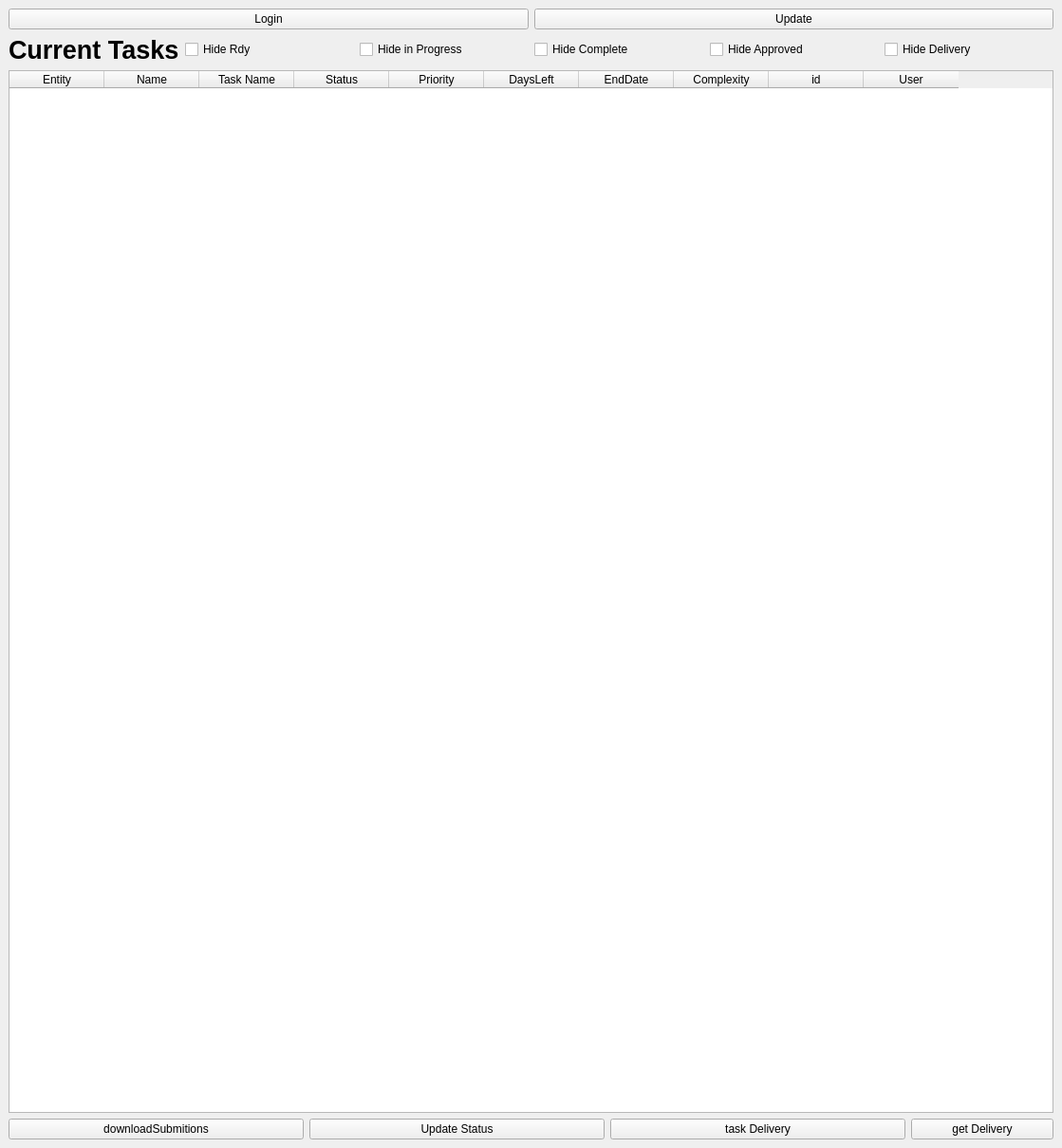
<?xml version="1.0" encoding="UTF-8"?>
<ui version="4.0">
 <class>MainWindow</class>
 <widget class="QMainWindow" name="MainWindow">
  <property name="geometry">
   <rect>
    <x>0</x>
    <y>0</y>
    <width>1119</width>
    <height>1210</height>
   </rect>
  </property>
  <property name="windowTitle">
   <string>MainWindow</string>
  </property>
  <widget class="QWidget" name="centralwidget">
   <layout class="QHBoxLayout" name="horizontalLayout_2">
    <item>
     <layout class="QVBoxLayout" name="logingTaskLay" stretch="0,0,0">
      <property name="sizeConstraint">
       <enum>QLayout::SetNoConstraint</enum>
      </property>
      <item>
       <layout class="QHBoxLayout" name="logingLay">
        <property name="sizeConstraint">
         <enum>QLayout::SetNoConstraint</enum>
        </property>
        <item>
         <widget class="QPushButton" name="loginButton">
          <property name="text">
           <string>Login</string>
          </property>
         </widget>
        </item>
        <item>
         <widget class="QPushButton" name="updateButton">
          <property name="text">
           <string>Update</string>
          </property>
         </widget>
        </item>
       </layout>
      </item>
      <item>
       <layout class="QHBoxLayout" name="horizontalLayout">
        <item>
         <widget class="QLabel" name="taskLabel">
          <property name="enabled">
           <bool>true</bool>
          </property>
          <property name="maximumSize">
           <size>
            <width>250</width>
            <height>50</height>
           </size>
          </property>
          <property name="font">
           <font>
            <pointsize>20</pointsize>
            <weight>75</weight>
            <bold>true</bold>
           </font>
          </property>
          <property name="layoutDirection">
           <enum>Qt::LeftToRight</enum>
          </property>
          <property name="text">
           <string>Current Tasks</string>
          </property>
         </widget>
        </item>
        <item>
         <widget class="QCheckBox" name="hideRdy_checkBox">
          <property name="text">
           <string>Hide Rdy</string>
          </property>
         </widget>
        </item>
        <item>
         <widget class="QCheckBox" name="hideIp_checkBox">
          <property name="text">
           <string>Hide in Progress</string>
          </property>
         </widget>
        </item>
        <item>
         <widget class="QCheckBox" name="hideCmpt_checkBox">
          <property name="text">
           <string>Hide Complete</string>
          </property>
         </widget>
        </item>
        <item>
         <widget class="QCheckBox" name="hideApr_checkBox">
          <property name="text">
           <string>Hide Approved</string>
          </property>
         </widget>
        </item>
        <item>
         <widget class="QCheckBox" name="hideDeliver_checkBox">
          <property name="text">
           <string>Hide Delivery</string>
          </property>
         </widget>
        </item>
       </layout>
      </item>
      <item>
       <layout class="QVBoxLayout" name="taskLay">
        <property name="sizeConstraint">
         <enum>QLayout::SetNoConstraint</enum>
        </property>
        <item>
         <widget class="QTableWidget" name="taskTable">
          <column>
           <property name="text">
            <string>Entity</string>
           </property>
          </column>
          <column>
           <property name="text">
            <string>Name</string>
           </property>
          </column>
          <column>
           <property name="text">
            <string>Task Name</string>
           </property>
          </column>
          <column>
           <property name="text">
            <string>Status</string>
           </property>
          </column>
          <column>
           <property name="text">
            <string>Priority</string>
           </property>
          </column>
          <column>
           <property name="text">
            <string>DaysLeft</string>
           </property>
          </column>
          <column>
           <property name="text">
            <string>EndDate</string>
           </property>
          </column>
          <column>
           <property name="text">
            <string>Complexity</string>
           </property>
          </column>
          <column>
           <property name="text">
            <string>id</string>
           </property>
          </column>
          <column>
           <property name="text">
            <string>User</string>
           </property>
          </column>
         </widget>
        </item>
        <item>
         <layout class="QHBoxLayout" name="horizontalLayout_3">
          <property name="sizeConstraint">
           <enum>QLayout::SetNoConstraint</enum>
          </property>
          <item>
           <widget class="QPushButton" name="downloadSubmitionsButton">
            <property name="text">
             <string>downloadSubmitions</string>
            </property>
           </widget>
          </item>
          <item>
           <widget class="QPushButton" name="statusButton">
            <property name="text">
             <string>Update Status</string>
            </property>
           </widget>
          </item>
          <item>
           <widget class="QPushButton" name="taskDelivery_pushButton">
            <property name="text">
             <string>task Delivery</string>
            </property>
           </widget>
          </item>
          <item>
           <widget class="QPushButton" name="getDelivery">
            <property name="maximumSize">
             <size>
              <width>150</width>
              <height>16777215</height>
             </size>
            </property>
            <property name="text">
             <string>get Delivery</string>
            </property>
           </widget>
          </item>
         </layout>
        </item>
       </layout>
      </item>
     </layout>
    </item>
   </layout>
  </widget>
 </widget>
 <resources/>
 <connections/>
</ui>
